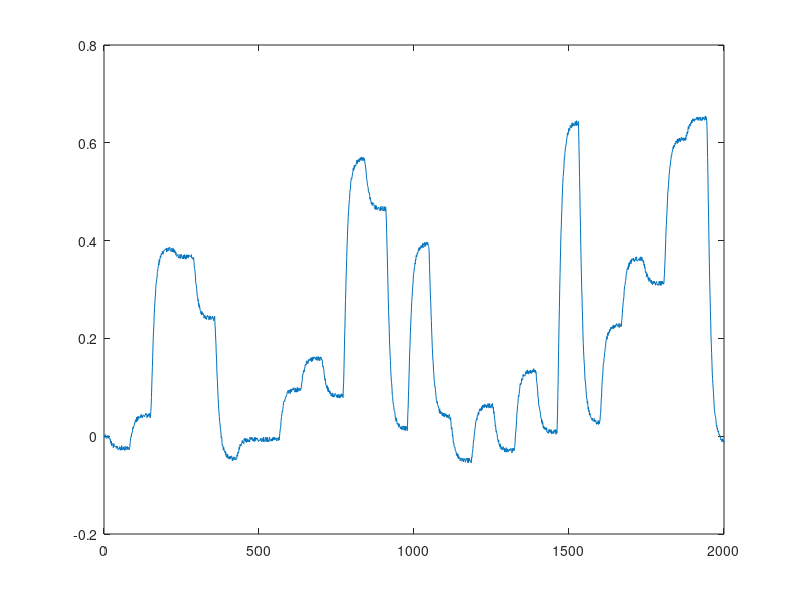

MATLAB code to generate this figure: (Note: this script raises an error after producing the figure.)
clear all
dane_ucz = importdata("danedynucz45.txt");
dane_wer = importdata("danedynwer45.txt");

y_ucz = dane_ucz(:,2);
u_ucz = dane_ucz(:,1);

y_wer = dane_wer(:,2);
u_wer = dane_wer(:,1);

%Zmienne 
n = 3; %rząd dynamiki
kmax = length(y_ucz);
kmin = 1+n;

%Tworzenie macierzy M
M = ones(kmax-n, 2*n);

for i=1:n
   M(:,i) = u_ucz(kmin-i:kmax-i, 1);
end

for i=1:n
   M(:,i+n) = y_ucz(kmin-i:kmax-i, 1); 
end

%Obliczenie parametrów modelu
Y = y_ucz(n+1:kmax,:);
W = M \ Y;



%Model liniowy bez rekurencji 
y_ucz_no_rek = zeros(kmax,1);
y_wer_no_rek = zeros(kmax,1);
for k = n+1:kmax
   for i = 1:n
        y_ucz_no_rek(k) = y_ucz_no_rek(k) + W(i) * u_ucz(k-i)+ W(i+n) * y_ucz(k-i);  %dane uczące
        y_wer_no_rek(k) = y_wer_no_rek(k)+  W(i) * u_wer(k-i)+ W(i+n) * y_wer(k-i);  %dane weryfikujące
   end
end

%Model liniowy z rekurencją
y_ucz_rek = zeros(kmax, 1);
y_wer_rek = zeros(kmax, 1);

%iniclalizacja pierwszych wyrazów dla modelu z rekurencją
for i = 1:n
   y_ucz_rek(i) = y_ucz(i);
   y_wer_rek(i) = y_wer(i);
end

for kr = n+1:kmax
   for ir = 1:n
        y_ucz_rek(kr)=y_ucz_rek(kr)+ W(ir)*u_ucz(kr-ir)+ W(ir+n)*y_ucz_rek(kr-ir);  %dane uczące
        y_wer_rek(kr)=y_wer_rek(kr)+ W(ir)*u_wer(kr-ir)+ W(ir+n)*y_wer_rek(kr-ir);  %dane weryfikujące
   end
end

%Liczenie błędu uczącego
error_ucz_rek = (norm(y_ucz_rek(n+1:kmax,:)-Y()))^2;
error_ucz_no_rek = (norm(y_ucz_no_rek(n+1:kmax,:)-Y()))^2;

%Plot dane uczące:
figure;
plot(y_ucz);
hold on;
title("Wyjście modelu na tle danych uczących," + ...
    " Rząd = "+ n + newline + "Błąd rekurencji = " + error_ucz_rek + "   Błąd bez rekurencji = " + error_ucz_no_rek);
xlabel("k");
ylabel("");
plot(y_ucz_no_rek);
plot(y_ucz_rek,"black--");
legend("Y(u) dane uczące", "Model liniowy bez rekurencji", "Model liniowy z rekurencją", 'Location','best');
hold off;
name1 = "przebieg_na_tle_danych_ucz_rz_"+n;
% print(name1,'-dpng','-r400');

%Liczenie błędy weryfikacyjnego
Y_wer = y_wer(n+1:kmax,:);
error_wer_rek = (norm(y_wer_rek(n+1:kmax,:)-Y_wer()))^2;
error_wer_no_rek = (norm(y_wer_no_rek(n+1:kmax,:)-Y_wer()))^2;

%Plot dane weryfikujące
figure;
plot(y_wer);
hold on;
title("Wyjście modelu na tle danych weryfikujących," + ...
    " Rząd = "+ n + newline + "Błąd rekurencji = " + error_wer_rek + "   Błąd bez rekurencji = " + error_wer_no_rek);
xlabel("k");
ylabel("");
plot(y_wer_no_rek);
plot(y_wer_rek,"black--");
legend("Y(u) dane weryfikujące", "Model liniowy bez rekurencji", "Model liniowy z rekurencją", 'Location','best');
hold off;
name2 = "przebieg_na_tle_danych_wer_rz_"+n;
% print(name2,'-dpng','-r400');
